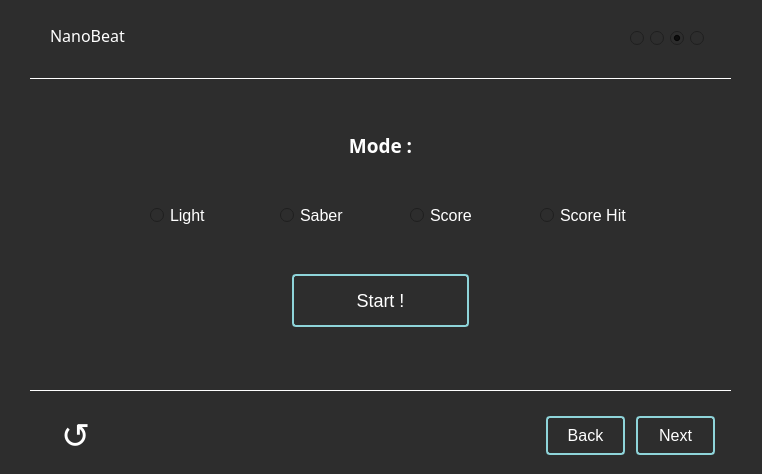
<?xml version="1.0" encoding="UTF-8"?>
<ui version="4.0">
 <class>MainWindow</class>
 <widget class="QMainWindow" name="MainWindow">
  <property name="enabled">
   <bool>true</bool>
  </property>
  <property name="geometry">
   <rect>
    <x>0</x>
    <y>0</y>
    <width>762</width>
    <height>474</height>
   </rect>
  </property>
  <property name="tabletTracking">
   <bool>false</bool>
  </property>
  <property name="windowTitle">
   <string>MainWindow</string>
  </property>
  <property name="styleSheet">
   <string notr="true">background-color:#2d2d2d;</string>
  </property>
  <widget class="QWidget" name="centralwidget">
   <property name="enabled">
    <bool>true</bool>
   </property>
   <property name="maximumSize">
    <size>
     <width>761</width>
     <height>16777215</height>
    </size>
   </property>
   <widget class="Line" name="line">
    <property name="geometry">
     <rect>
      <x>30</x>
      <y>70</y>
      <width>701</width>
      <height>16</height>
     </rect>
    </property>
    <property name="palette">
     <palette>
      <active>
       <colorrole role="WindowText">
        <brush brushstyle="SolidPattern">
         <color alpha="255">
          <red>255</red>
          <green>255</green>
          <blue>255</blue>
         </color>
        </brush>
       </colorrole>
       <colorrole role="Button">
        <brush brushstyle="SolidPattern">
         <color alpha="255">
          <red>45</red>
          <green>45</green>
          <blue>45</blue>
         </color>
        </brush>
       </colorrole>
       <colorrole role="Base">
        <brush brushstyle="SolidPattern">
         <color alpha="255">
          <red>45</red>
          <green>45</green>
          <blue>45</blue>
         </color>
        </brush>
       </colorrole>
       <colorrole role="Window">
        <brush brushstyle="SolidPattern">
         <color alpha="255">
          <red>45</red>
          <green>45</green>
          <blue>45</blue>
         </color>
        </brush>
       </colorrole>
      </active>
      <inactive>
       <colorrole role="WindowText">
        <brush brushstyle="SolidPattern">
         <color alpha="255">
          <red>255</red>
          <green>255</green>
          <blue>255</blue>
         </color>
        </brush>
       </colorrole>
       <colorrole role="Button">
        <brush brushstyle="SolidPattern">
         <color alpha="255">
          <red>45</red>
          <green>45</green>
          <blue>45</blue>
         </color>
        </brush>
       </colorrole>
       <colorrole role="Base">
        <brush brushstyle="SolidPattern">
         <color alpha="255">
          <red>45</red>
          <green>45</green>
          <blue>45</blue>
         </color>
        </brush>
       </colorrole>
       <colorrole role="Window">
        <brush brushstyle="SolidPattern">
         <color alpha="255">
          <red>45</red>
          <green>45</green>
          <blue>45</blue>
         </color>
        </brush>
       </colorrole>
      </inactive>
      <disabled>
       <colorrole role="WindowText">
        <brush brushstyle="SolidPattern">
         <color alpha="255">
          <red>120</red>
          <green>120</green>
          <blue>120</blue>
         </color>
        </brush>
       </colorrole>
       <colorrole role="Button">
        <brush brushstyle="SolidPattern">
         <color alpha="255">
          <red>45</red>
          <green>45</green>
          <blue>45</blue>
         </color>
        </brush>
       </colorrole>
       <colorrole role="Base">
        <brush brushstyle="SolidPattern">
         <color alpha="255">
          <red>45</red>
          <green>45</green>
          <blue>45</blue>
         </color>
        </brush>
       </colorrole>
       <colorrole role="Window">
        <brush brushstyle="SolidPattern">
         <color alpha="255">
          <red>45</red>
          <green>45</green>
          <blue>45</blue>
         </color>
        </brush>
       </colorrole>
      </disabled>
     </palette>
    </property>
    <property name="font">
     <font>
      <kerning>true</kerning>
     </font>
    </property>
    <property name="styleSheet">
     <string notr="true"/>
    </property>
    <property name="frameShadow">
     <enum>QFrame::Plain</enum>
    </property>
    <property name="lineWidth">
     <number>1</number>
    </property>
    <property name="orientation">
     <enum>Qt::Horizontal</enum>
    </property>
   </widget>
   <widget class="Line" name="line_2">
    <property name="geometry">
     <rect>
      <x>30</x>
      <y>380</y>
      <width>701</width>
      <height>20</height>
     </rect>
    </property>
    <property name="palette">
     <palette>
      <active>
       <colorrole role="WindowText">
        <brush brushstyle="SolidPattern">
         <color alpha="255">
          <red>255</red>
          <green>255</green>
          <blue>255</blue>
         </color>
        </brush>
       </colorrole>
       <colorrole role="Button">
        <brush brushstyle="SolidPattern">
         <color alpha="255">
          <red>45</red>
          <green>45</green>
          <blue>45</blue>
         </color>
        </brush>
       </colorrole>
       <colorrole role="Base">
        <brush brushstyle="SolidPattern">
         <color alpha="255">
          <red>45</red>
          <green>45</green>
          <blue>45</blue>
         </color>
        </brush>
       </colorrole>
       <colorrole role="Window">
        <brush brushstyle="SolidPattern">
         <color alpha="255">
          <red>45</red>
          <green>45</green>
          <blue>45</blue>
         </color>
        </brush>
       </colorrole>
      </active>
      <inactive>
       <colorrole role="WindowText">
        <brush brushstyle="SolidPattern">
         <color alpha="255">
          <red>255</red>
          <green>255</green>
          <blue>255</blue>
         </color>
        </brush>
       </colorrole>
       <colorrole role="Button">
        <brush brushstyle="SolidPattern">
         <color alpha="255">
          <red>45</red>
          <green>45</green>
          <blue>45</blue>
         </color>
        </brush>
       </colorrole>
       <colorrole role="Base">
        <brush brushstyle="SolidPattern">
         <color alpha="255">
          <red>45</red>
          <green>45</green>
          <blue>45</blue>
         </color>
        </brush>
       </colorrole>
       <colorrole role="Window">
        <brush brushstyle="SolidPattern">
         <color alpha="255">
          <red>45</red>
          <green>45</green>
          <blue>45</blue>
         </color>
        </brush>
       </colorrole>
      </inactive>
      <disabled>
       <colorrole role="WindowText">
        <brush brushstyle="SolidPattern">
         <color alpha="255">
          <red>120</red>
          <green>120</green>
          <blue>120</blue>
         </color>
        </brush>
       </colorrole>
       <colorrole role="Button">
        <brush brushstyle="SolidPattern">
         <color alpha="255">
          <red>45</red>
          <green>45</green>
          <blue>45</blue>
         </color>
        </brush>
       </colorrole>
       <colorrole role="Base">
        <brush brushstyle="SolidPattern">
         <color alpha="255">
          <red>45</red>
          <green>45</green>
          <blue>45</blue>
         </color>
        </brush>
       </colorrole>
       <colorrole role="Window">
        <brush brushstyle="SolidPattern">
         <color alpha="255">
          <red>45</red>
          <green>45</green>
          <blue>45</blue>
         </color>
        </brush>
       </colorrole>
      </disabled>
     </palette>
    </property>
    <property name="font">
     <font>
      <kerning>true</kerning>
     </font>
    </property>
    <property name="styleSheet">
     <string notr="true"/>
    </property>
    <property name="frameShadow">
     <enum>QFrame::Plain</enum>
    </property>
    <property name="lineWidth">
     <number>1</number>
    </property>
    <property name="orientation">
     <enum>Qt::Horizontal</enum>
    </property>
   </widget>
   <widget class="QLabel" name="label">
    <property name="geometry">
     <rect>
      <x>50</x>
      <y>20</y>
      <width>101</width>
      <height>31</height>
     </rect>
    </property>
    <property name="palette">
     <palette>
      <active>
       <colorrole role="WindowText">
        <brush brushstyle="SolidPattern">
         <color alpha="255">
          <red>255</red>
          <green>255</green>
          <blue>255</blue>
         </color>
        </brush>
       </colorrole>
       <colorrole role="Button">
        <brush brushstyle="SolidPattern">
         <color alpha="255">
          <red>45</red>
          <green>45</green>
          <blue>45</blue>
         </color>
        </brush>
       </colorrole>
       <colorrole role="Base">
        <brush brushstyle="SolidPattern">
         <color alpha="255">
          <red>45</red>
          <green>45</green>
          <blue>45</blue>
         </color>
        </brush>
       </colorrole>
       <colorrole role="Window">
        <brush brushstyle="SolidPattern">
         <color alpha="255">
          <red>45</red>
          <green>45</green>
          <blue>45</blue>
         </color>
        </brush>
       </colorrole>
      </active>
      <inactive>
       <colorrole role="WindowText">
        <brush brushstyle="SolidPattern">
         <color alpha="255">
          <red>255</red>
          <green>255</green>
          <blue>255</blue>
         </color>
        </brush>
       </colorrole>
       <colorrole role="Button">
        <brush brushstyle="SolidPattern">
         <color alpha="255">
          <red>45</red>
          <green>45</green>
          <blue>45</blue>
         </color>
        </brush>
       </colorrole>
       <colorrole role="Base">
        <brush brushstyle="SolidPattern">
         <color alpha="255">
          <red>45</red>
          <green>45</green>
          <blue>45</blue>
         </color>
        </brush>
       </colorrole>
       <colorrole role="Window">
        <brush brushstyle="SolidPattern">
         <color alpha="255">
          <red>45</red>
          <green>45</green>
          <blue>45</blue>
         </color>
        </brush>
       </colorrole>
      </inactive>
      <disabled>
       <colorrole role="WindowText">
        <brush brushstyle="SolidPattern">
         <color alpha="255">
          <red>120</red>
          <green>120</green>
          <blue>120</blue>
         </color>
        </brush>
       </colorrole>
       <colorrole role="Button">
        <brush brushstyle="SolidPattern">
         <color alpha="255">
          <red>45</red>
          <green>45</green>
          <blue>45</blue>
         </color>
        </brush>
       </colorrole>
       <colorrole role="Base">
        <brush brushstyle="SolidPattern">
         <color alpha="255">
          <red>45</red>
          <green>45</green>
          <blue>45</blue>
         </color>
        </brush>
       </colorrole>
       <colorrole role="Window">
        <brush brushstyle="SolidPattern">
         <color alpha="255">
          <red>45</red>
          <green>45</green>
          <blue>45</blue>
         </color>
        </brush>
       </colorrole>
      </disabled>
     </palette>
    </property>
    <property name="font">
     <font>
      <family>Montserrat Medium</family>
      <pointsize>12</pointsize>
     </font>
    </property>
    <property name="text">
     <string>NanoBeat</string>
    </property>
   </widget>
   <widget class="QRadioButton" name="radioButton">
    <property name="geometry">
     <rect>
      <x>630</x>
      <y>30</y>
      <width>16</width>
      <height>17</height>
     </rect>
    </property>
    <property name="palette">
     <palette>
      <active>
       <colorrole role="WindowText">
        <brush brushstyle="SolidPattern">
         <color alpha="255">
          <red>0</red>
          <green>0</green>
          <blue>0</blue>
         </color>
        </brush>
       </colorrole>
       <colorrole role="Button">
        <brush brushstyle="SolidPattern">
         <color alpha="255">
          <red>45</red>
          <green>45</green>
          <blue>45</blue>
         </color>
        </brush>
       </colorrole>
       <colorrole role="Light">
        <brush brushstyle="SolidPattern">
         <color alpha="255">
          <red>127</red>
          <green>255</green>
          <blue>191</blue>
         </color>
        </brush>
       </colorrole>
       <colorrole role="Midlight">
        <brush brushstyle="SolidPattern">
         <color alpha="255">
          <red>63</red>
          <green>255</green>
          <blue>159</blue>
         </color>
        </brush>
       </colorrole>
       <colorrole role="Dark">
        <brush brushstyle="SolidPattern">
         <color alpha="255">
          <red>0</red>
          <green>127</green>
          <blue>63</blue>
         </color>
        </brush>
       </colorrole>
       <colorrole role="Mid">
        <brush brushstyle="SolidPattern">
         <color alpha="255">
          <red>0</red>
          <green>170</green>
          <blue>85</blue>
         </color>
        </brush>
       </colorrole>
       <colorrole role="Text">
        <brush brushstyle="SolidPattern">
         <color alpha="255">
          <red>0</red>
          <green>0</green>
          <blue>0</blue>
         </color>
        </brush>
       </colorrole>
       <colorrole role="BrightText">
        <brush brushstyle="SolidPattern">
         <color alpha="255">
          <red>255</red>
          <green>255</green>
          <blue>255</blue>
         </color>
        </brush>
       </colorrole>
       <colorrole role="ButtonText">
        <brush brushstyle="SolidPattern">
         <color alpha="255">
          <red>0</red>
          <green>0</green>
          <blue>0</blue>
         </color>
        </brush>
       </colorrole>
       <colorrole role="Base">
        <brush brushstyle="SolidPattern">
         <color alpha="255">
          <red>45</red>
          <green>45</green>
          <blue>45</blue>
         </color>
        </brush>
       </colorrole>
       <colorrole role="Window">
        <brush brushstyle="SolidPattern">
         <color alpha="255">
          <red>45</red>
          <green>45</green>
          <blue>45</blue>
         </color>
        </brush>
       </colorrole>
       <colorrole role="Shadow">
        <brush brushstyle="SolidPattern">
         <color alpha="255">
          <red>0</red>
          <green>0</green>
          <blue>0</blue>
         </color>
        </brush>
       </colorrole>
       <colorrole role="AlternateBase">
        <brush brushstyle="SolidPattern">
         <color alpha="255">
          <red>127</red>
          <green>255</green>
          <blue>191</blue>
         </color>
        </brush>
       </colorrole>
       <colorrole role="ToolTipBase">
        <brush brushstyle="SolidPattern">
         <color alpha="255">
          <red>255</red>
          <green>255</green>
          <blue>220</blue>
         </color>
        </brush>
       </colorrole>
       <colorrole role="ToolTipText">
        <brush brushstyle="SolidPattern">
         <color alpha="255">
          <red>0</red>
          <green>0</green>
          <blue>0</blue>
         </color>
        </brush>
       </colorrole>
       <colorrole role="PlaceholderText">
        <brush brushstyle="SolidPattern">
         <color alpha="128">
          <red>0</red>
          <green>0</green>
          <blue>0</blue>
         </color>
        </brush>
       </colorrole>
      </active>
      <inactive>
       <colorrole role="WindowText">
        <brush brushstyle="SolidPattern">
         <color alpha="255">
          <red>0</red>
          <green>0</green>
          <blue>0</blue>
         </color>
        </brush>
       </colorrole>
       <colorrole role="Button">
        <brush brushstyle="SolidPattern">
         <color alpha="255">
          <red>45</red>
          <green>45</green>
          <blue>45</blue>
         </color>
        </brush>
       </colorrole>
       <colorrole role="Light">
        <brush brushstyle="SolidPattern">
         <color alpha="255">
          <red>127</red>
          <green>255</green>
          <blue>191</blue>
         </color>
        </brush>
       </colorrole>
       <colorrole role="Midlight">
        <brush brushstyle="SolidPattern">
         <color alpha="255">
          <red>63</red>
          <green>255</green>
          <blue>159</blue>
         </color>
        </brush>
       </colorrole>
       <colorrole role="Dark">
        <brush brushstyle="SolidPattern">
         <color alpha="255">
          <red>0</red>
          <green>127</green>
          <blue>63</blue>
         </color>
        </brush>
       </colorrole>
       <colorrole role="Mid">
        <brush brushstyle="SolidPattern">
         <color alpha="255">
          <red>0</red>
          <green>170</green>
          <blue>85</blue>
         </color>
        </brush>
       </colorrole>
       <colorrole role="Text">
        <brush brushstyle="SolidPattern">
         <color alpha="255">
          <red>0</red>
          <green>0</green>
          <blue>0</blue>
         </color>
        </brush>
       </colorrole>
       <colorrole role="BrightText">
        <brush brushstyle="SolidPattern">
         <color alpha="255">
          <red>255</red>
          <green>255</green>
          <blue>255</blue>
         </color>
        </brush>
       </colorrole>
       <colorrole role="ButtonText">
        <brush brushstyle="SolidPattern">
         <color alpha="255">
          <red>0</red>
          <green>0</green>
          <blue>0</blue>
         </color>
        </brush>
       </colorrole>
       <colorrole role="Base">
        <brush brushstyle="SolidPattern">
         <color alpha="255">
          <red>45</red>
          <green>45</green>
          <blue>45</blue>
         </color>
        </brush>
       </colorrole>
       <colorrole role="Window">
        <brush brushstyle="SolidPattern">
         <color alpha="255">
          <red>45</red>
          <green>45</green>
          <blue>45</blue>
         </color>
        </brush>
       </colorrole>
       <colorrole role="Shadow">
        <brush brushstyle="SolidPattern">
         <color alpha="255">
          <red>0</red>
          <green>0</green>
          <blue>0</blue>
         </color>
        </brush>
       </colorrole>
       <colorrole role="AlternateBase">
        <brush brushstyle="SolidPattern">
         <color alpha="255">
          <red>127</red>
          <green>255</green>
          <blue>191</blue>
         </color>
        </brush>
       </colorrole>
       <colorrole role="ToolTipBase">
        <brush brushstyle="SolidPattern">
         <color alpha="255">
          <red>255</red>
          <green>255</green>
          <blue>220</blue>
         </color>
        </brush>
       </colorrole>
       <colorrole role="ToolTipText">
        <brush brushstyle="SolidPattern">
         <color alpha="255">
          <red>0</red>
          <green>0</green>
          <blue>0</blue>
         </color>
        </brush>
       </colorrole>
       <colorrole role="PlaceholderText">
        <brush brushstyle="SolidPattern">
         <color alpha="128">
          <red>0</red>
          <green>0</green>
          <blue>0</blue>
         </color>
        </brush>
       </colorrole>
      </inactive>
      <disabled>
       <colorrole role="WindowText">
        <brush brushstyle="SolidPattern">
         <color alpha="255">
          <red>0</red>
          <green>127</green>
          <blue>63</blue>
         </color>
        </brush>
       </colorrole>
       <colorrole role="Button">
        <brush brushstyle="SolidPattern">
         <color alpha="255">
          <red>45</red>
          <green>45</green>
          <blue>45</blue>
         </color>
        </brush>
       </colorrole>
       <colorrole role="Light">
        <brush brushstyle="SolidPattern">
         <color alpha="255">
          <red>127</red>
          <green>255</green>
          <blue>191</blue>
         </color>
        </brush>
       </colorrole>
       <colorrole role="Midlight">
        <brush brushstyle="SolidPattern">
         <color alpha="255">
          <red>63</red>
          <green>255</green>
          <blue>159</blue>
         </color>
        </brush>
       </colorrole>
       <colorrole role="Dark">
        <brush brushstyle="SolidPattern">
         <color alpha="255">
          <red>0</red>
          <green>127</green>
          <blue>63</blue>
         </color>
        </brush>
       </colorrole>
       <colorrole role="Mid">
        <brush brushstyle="SolidPattern">
         <color alpha="255">
          <red>0</red>
          <green>170</green>
          <blue>85</blue>
         </color>
        </brush>
       </colorrole>
       <colorrole role="Text">
        <brush brushstyle="SolidPattern">
         <color alpha="255">
          <red>0</red>
          <green>127</green>
          <blue>63</blue>
         </color>
        </brush>
       </colorrole>
       <colorrole role="BrightText">
        <brush brushstyle="SolidPattern">
         <color alpha="255">
          <red>255</red>
          <green>255</green>
          <blue>255</blue>
         </color>
        </brush>
       </colorrole>
       <colorrole role="ButtonText">
        <brush brushstyle="SolidPattern">
         <color alpha="255">
          <red>0</red>
          <green>127</green>
          <blue>63</blue>
         </color>
        </brush>
       </colorrole>
       <colorrole role="Base">
        <brush brushstyle="SolidPattern">
         <color alpha="255">
          <red>45</red>
          <green>45</green>
          <blue>45</blue>
         </color>
        </brush>
       </colorrole>
       <colorrole role="Window">
        <brush brushstyle="SolidPattern">
         <color alpha="255">
          <red>45</red>
          <green>45</green>
          <blue>45</blue>
         </color>
        </brush>
       </colorrole>
       <colorrole role="Shadow">
        <brush brushstyle="SolidPattern">
         <color alpha="255">
          <red>0</red>
          <green>0</green>
          <blue>0</blue>
         </color>
        </brush>
       </colorrole>
       <colorrole role="AlternateBase">
        <brush brushstyle="SolidPattern">
         <color alpha="255">
          <red>0</red>
          <green>255</green>
          <blue>127</blue>
         </color>
        </brush>
       </colorrole>
       <colorrole role="ToolTipBase">
        <brush brushstyle="SolidPattern">
         <color alpha="255">
          <red>255</red>
          <green>255</green>
          <blue>220</blue>
         </color>
        </brush>
       </colorrole>
       <colorrole role="ToolTipText">
        <brush brushstyle="SolidPattern">
         <color alpha="255">
          <red>0</red>
          <green>0</green>
          <blue>0</blue>
         </color>
        </brush>
       </colorrole>
       <colorrole role="PlaceholderText">
        <brush brushstyle="SolidPattern">
         <color alpha="128">
          <red>0</red>
          <green>0</green>
          <blue>0</blue>
         </color>
        </brush>
       </colorrole>
      </disabled>
     </palette>
    </property>
    <property name="text">
     <string/>
    </property>
    <property name="checkable">
     <bool>false</bool>
    </property>
    <property name="checked">
     <bool>false</bool>
    </property>
   </widget>
   <widget class="QRadioButton" name="radioButton_2">
    <property name="geometry">
     <rect>
      <x>650</x>
      <y>30</y>
      <width>16</width>
      <height>17</height>
     </rect>
    </property>
    <property name="text">
     <string/>
    </property>
    <property name="checkable">
     <bool>false</bool>
    </property>
    <property name="checked">
     <bool>false</bool>
    </property>
   </widget>
   <widget class="QRadioButton" name="radioButton_3">
    <property name="geometry">
     <rect>
      <x>670</x>
      <y>30</y>
      <width>16</width>
      <height>17</height>
     </rect>
    </property>
    <property name="text">
     <string/>
    </property>
    <property name="checkable">
     <bool>true</bool>
    </property>
    <property name="checked">
     <bool>true</bool>
    </property>
   </widget>
   <widget class="QRadioButton" name="radioButton_4">
    <property name="geometry">
     <rect>
      <x>690</x>
      <y>30</y>
      <width>16</width>
      <height>17</height>
     </rect>
    </property>
    <property name="text">
     <string/>
    </property>
    <property name="checkable">
     <bool>false</bool>
    </property>
   </widget>
   <widget class="QLabel" name="label_2">
    <property name="geometry">
     <rect>
      <x>280</x>
      <y>120</y>
      <width>201</width>
      <height>51</height>
     </rect>
    </property>
    <property name="palette">
     <palette>
      <active>
       <colorrole role="WindowText">
        <brush brushstyle="SolidPattern">
         <color alpha="255">
          <red>255</red>
          <green>255</green>
          <blue>255</blue>
         </color>
        </brush>
       </colorrole>
       <colorrole role="Button">
        <brush brushstyle="SolidPattern">
         <color alpha="255">
          <red>45</red>
          <green>45</green>
          <blue>45</blue>
         </color>
        </brush>
       </colorrole>
       <colorrole role="Base">
        <brush brushstyle="SolidPattern">
         <color alpha="255">
          <red>45</red>
          <green>45</green>
          <blue>45</blue>
         </color>
        </brush>
       </colorrole>
       <colorrole role="Window">
        <brush brushstyle="SolidPattern">
         <color alpha="255">
          <red>45</red>
          <green>45</green>
          <blue>45</blue>
         </color>
        </brush>
       </colorrole>
      </active>
      <inactive>
       <colorrole role="WindowText">
        <brush brushstyle="SolidPattern">
         <color alpha="255">
          <red>255</red>
          <green>255</green>
          <blue>255</blue>
         </color>
        </brush>
       </colorrole>
       <colorrole role="Button">
        <brush brushstyle="SolidPattern">
         <color alpha="255">
          <red>45</red>
          <green>45</green>
          <blue>45</blue>
         </color>
        </brush>
       </colorrole>
       <colorrole role="Base">
        <brush brushstyle="SolidPattern">
         <color alpha="255">
          <red>45</red>
          <green>45</green>
          <blue>45</blue>
         </color>
        </brush>
       </colorrole>
       <colorrole role="Window">
        <brush brushstyle="SolidPattern">
         <color alpha="255">
          <red>45</red>
          <green>45</green>
          <blue>45</blue>
         </color>
        </brush>
       </colorrole>
      </inactive>
      <disabled>
       <colorrole role="WindowText">
        <brush brushstyle="SolidPattern">
         <color alpha="255">
          <red>120</red>
          <green>120</green>
          <blue>120</blue>
         </color>
        </brush>
       </colorrole>
       <colorrole role="Button">
        <brush brushstyle="SolidPattern">
         <color alpha="255">
          <red>45</red>
          <green>45</green>
          <blue>45</blue>
         </color>
        </brush>
       </colorrole>
       <colorrole role="Base">
        <brush brushstyle="SolidPattern">
         <color alpha="255">
          <red>45</red>
          <green>45</green>
          <blue>45</blue>
         </color>
        </brush>
       </colorrole>
       <colorrole role="Window">
        <brush brushstyle="SolidPattern">
         <color alpha="255">
          <red>45</red>
          <green>45</green>
          <blue>45</blue>
         </color>
        </brush>
       </colorrole>
      </disabled>
     </palette>
    </property>
    <property name="font">
     <font>
      <family>Montserrat SemiBold</family>
      <pointsize>14</pointsize>
      <weight>75</weight>
      <bold>true</bold>
     </font>
    </property>
    <property name="text">
     <string>Mode :</string>
    </property>
    <property name="alignment">
     <set>Qt::AlignCenter</set>
    </property>
   </widget>
   <widget class="QPushButton" name="pushButton">
    <property name="geometry">
     <rect>
      <x>290</x>
      <y>270</y>
      <width>181</width>
      <height>61</height>
     </rect>
    </property>
    <property name="styleSheet">
     <string notr="true">#pushButton {
  background-color: #8ed4d9; /* Green */
  border: none;
  color: white;
  padding: 10px 17px;
  text-align: center;
  text-decoration: none;
  font-size: 18px;

  margin: 4px 2px;
  background-color: #2d2d2d; 
  color: white; 
  border: 2px solid #8ed4d9;
  border-radius: 4px;
}
</string>
    </property>
    <property name="text">
     <string>Start !</string>
    </property>
   </widget>
   <widget class="QPushButton" name="pushButton_2">
    <property name="geometry">
     <rect>
      <x>630</x>
      <y>410</y>
      <width>91</width>
      <height>51</height>
     </rect>
    </property>
    <property name="styleSheet">
     <string notr="true">#pushButton_2 {
  background-color: #8ed4d9; /* Green */
  border: none;
  color: white;
  padding: 10px 17px;
  text-align: center;
  text-decoration: none;
  font-size: 16px;

  margin: 6px 6px;
  background-color: #2d2d2d; 
  color: white; 
  border: 2px solid #8ed4d9;
  border-radius: 4px;
}
</string>
    </property>
    <property name="text">
     <string>Next</string>
    </property>
   </widget>
   <widget class="QPushButton" name="pushButton_3">
    <property name="geometry">
     <rect>
      <x>50</x>
      <y>410</y>
      <width>51</width>
      <height>51</height>
     </rect>
    </property>
    <property name="styleSheet">
     <string notr="true">#pushButton_3 {
font-size:35px;
color:white;
background:none;
border:none;
}
</string>
    </property>
    <property name="text">
     <string>↺</string>
    </property>
   </widget>
   <widget class="QPushButton" name="pushButton_4">
    <property name="geometry">
     <rect>
      <x>540</x>
      <y>410</y>
      <width>91</width>
      <height>51</height>
     </rect>
    </property>
    <property name="styleSheet">
     <string notr="true">#pushButton_4
 {
  background-color: #8ed4d9; /* Green */
  border: none;
  color: white;
  padding: 10px 17px;
  text-align: center;
  text-decoration: none;
  font-size: 16px;

  margin: 6px 6px;
  background-color: #2d2d2d; 
  color: white; 
  border: 2px solid #8ed4d9;
  border-radius: 4px;
}
</string>
    </property>
    <property name="text">
     <string>Back</string>
    </property>
   </widget>
   <widget class="QRadioButton" name="radioButton_5">
    <property name="geometry">
     <rect>
      <x>150</x>
      <y>200</y>
      <width>101</width>
      <height>31</height>
     </rect>
    </property>
    <property name="styleSheet">
     <string notr="true">#radioButton_5 {
font-size:16px;
color:white;

}
</string>
    </property>
    <property name="text">
     <string>Light</string>
    </property>
   </widget>
   <widget class="QRadioButton" name="radioButton_6">
    <property name="geometry">
     <rect>
      <x>280</x>
      <y>200</y>
      <width>101</width>
      <height>31</height>
     </rect>
    </property>
    <property name="styleSheet">
     <string notr="true">#radioButton_6 {
font-size:16px;
color:white;

}
</string>
    </property>
    <property name="text">
     <string>Saber</string>
    </property>
   </widget>
   <widget class="QRadioButton" name="radioButton_7">
    <property name="geometry">
     <rect>
      <x>410</x>
      <y>200</y>
      <width>101</width>
      <height>31</height>
     </rect>
    </property>
    <property name="styleSheet">
     <string notr="true">#radioButton_7 {
font-size:16px;
color:white;

}
</string>
    </property>
    <property name="text">
     <string>Score</string>
    </property>
   </widget>
   <widget class="QRadioButton" name="radioButton_8">
    <property name="geometry">
     <rect>
      <x>540</x>
      <y>200</y>
      <width>101</width>
      <height>31</height>
     </rect>
    </property>
    <property name="styleSheet">
     <string notr="true">#radioButton_8 {
font-size:16px;
color:white;

}
</string>
    </property>
    <property name="text">
     <string>Score Hit</string>
    </property>
   </widget>
  </widget>
 </widget>
 <resources/>
 <connections/>
</ui>
